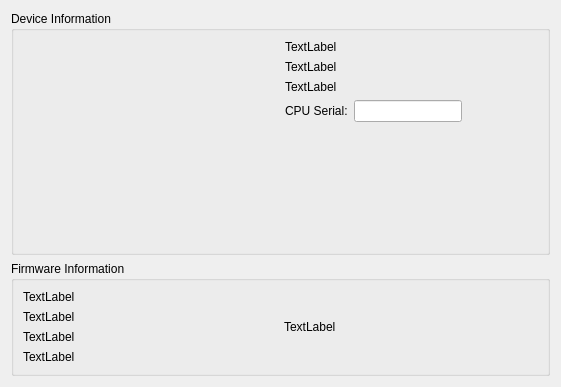
<?xml version="1.0" encoding="UTF-8"?>
<ui version="4.0">
 <class>runningDeviceWidget</class>
 <widget class="QWidget" name="runningDeviceWidget">
  <property name="geometry">
   <rect>
    <x>0</x>
    <y>0</y>
    <width>561</width>
    <height>387</height>
   </rect>
  </property>
  <property name="windowTitle">
   <string>Form</string>
  </property>
  <layout class="QVBoxLayout" name="verticalLayout">
   <item>
    <widget class="QGroupBox" name="horizontalGroupBox1">
     <property name="title">
      <string>Device Information</string>
     </property>
     <layout class="QHBoxLayout" name="horizontalLayout_2">
      <item>
       <widget class="QGraphicsView" name="devicePicture">
        <property name="minimumSize">
         <size>
          <width>160</width>
          <height>160</height>
         </size>
        </property>
        <property name="maximumSize">
         <size>
          <width>350</width>
          <height>350</height>
         </size>
        </property>
        <property name="styleSheet">
         <string notr="true">background: transparent</string>
        </property>
        <property name="frameShape">
         <enum>QFrame::NoFrame</enum>
        </property>
        <property name="frameShadow">
         <enum>QFrame::Plain</enum>
        </property>
        <property name="verticalScrollBarPolicy">
         <enum>Qt::ScrollBarAlwaysOff</enum>
        </property>
        <property name="horizontalScrollBarPolicy">
         <enum>Qt::ScrollBarAlwaysOff</enum>
        </property>
        <property name="renderHints">
         <set>QPainter::HighQualityAntialiasing</set>
        </property>
       </widget>
      </item>
      <item>
       <layout class="QVBoxLayout" name="verticalLayout_2">
        <item>
         <widget class="QLabel" name="lblBoardName">
          <property name="sizePolicy">
           <sizepolicy hsizetype="Preferred" vsizetype="Fixed">
            <horstretch>0</horstretch>
            <verstretch>0</verstretch>
           </sizepolicy>
          </property>
          <property name="text">
           <string>TextLabel</string>
          </property>
         </widget>
        </item>
        <item>
         <widget class="QLabel" name="lblDeviceID">
          <property name="sizePolicy">
           <sizepolicy hsizetype="Preferred" vsizetype="Fixed">
            <horstretch>0</horstretch>
            <verstretch>0</verstretch>
           </sizepolicy>
          </property>
          <property name="text">
           <string>TextLabel</string>
          </property>
         </widget>
        </item>
        <item>
         <widget class="QLabel" name="lblHWRev">
          <property name="sizePolicy">
           <sizepolicy hsizetype="Preferred" vsizetype="Fixed">
            <horstretch>0</horstretch>
            <verstretch>0</verstretch>
           </sizepolicy>
          </property>
          <property name="text">
           <string>TextLabel</string>
          </property>
         </widget>
        </item>
        <item>
         <layout class="QHBoxLayout" name="horizontalLayout">
          <item>
           <widget class="QLabel" name="lblCPU">
            <property name="sizePolicy">
             <sizepolicy hsizetype="Preferred" vsizetype="Fixed">
              <horstretch>0</horstretch>
              <verstretch>0</verstretch>
             </sizepolicy>
            </property>
            <property name="text">
             <string>CPU Serial:</string>
            </property>
           </widget>
          </item>
          <item>
           <widget class="QLineEdit" name="CPUSerial">
            <property name="sizePolicy">
             <sizepolicy hsizetype="Expanding" vsizetype="Fixed">
              <horstretch>0</horstretch>
              <verstretch>0</verstretch>
             </sizepolicy>
            </property>
            <property name="readOnly">
             <bool>true</bool>
            </property>
           </widget>
          </item>
         </layout>
        </item>
        <item>
         <spacer name="verticalSpacer">
          <property name="orientation">
           <enum>Qt::Vertical</enum>
          </property>
          <property name="sizeHint" stdset="0">
           <size>
            <width>20</width>
            <height>40</height>
           </size>
          </property>
         </spacer>
        </item>
       </layout>
      </item>
      <item>
       <spacer name="horizontalSpacer">
        <property name="orientation">
         <enum>Qt::Horizontal</enum>
        </property>
        <property name="sizeHint" stdset="0">
         <size>
          <width>40</width>
          <height>20</height>
         </size>
        </property>
       </spacer>
      </item>
     </layout>
    </widget>
   </item>
   <item>
    <widget class="QGroupBox" name="horizontalGroupBox2">
     <property name="title">
      <string>Firmware Information</string>
     </property>
     <layout class="QHBoxLayout" name="_2">
      <item>
       <layout class="QVBoxLayout" name="verticalLayout_3">
        <item>
         <widget class="QLabel" name="lblFWTag">
          <property name="text">
           <string>TextLabel</string>
          </property>
         </widget>
        </item>
        <item>
         <widget class="QLabel" name="lblFWDate">
          <property name="text">
           <string>TextLabel</string>
          </property>
         </widget>
        </item>
        <item>
         <widget class="QLabel" name="lblGitCommitTag">
          <property name="text">
           <string>TextLabel</string>
          </property>
         </widget>
        </item>
        <item>
         <widget class="QLabel" name="lblCRC">
          <property name="text">
           <string>TextLabel</string>
          </property>
         </widget>
        </item>
       </layout>
      </item>
      <item>
       <widget class="QLabel" name="lblCertified">
        <property name="text">
         <string>TextLabel</string>
        </property>
       </widget>
      </item>
     </layout>
    </widget>
   </item>
  </layout>
 </widget>
 <resources/>
 <connections/>
</ui>
